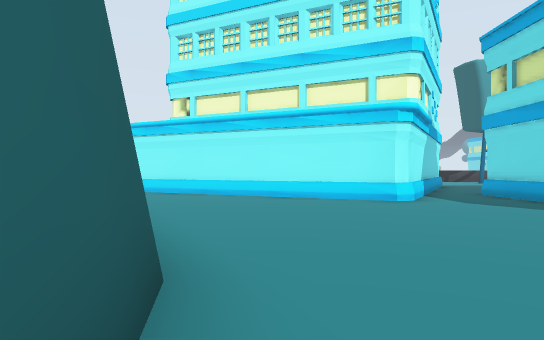
View 1 (above)

24 first-person views from a walk through a 3-D level made in the Unity game engine. The camera is 1.3 m above the floor, looks level and sees 70° across. The floor is counted in squares, 2 m on a side. Each view is taken from the middle of a square. On the plan, view 1 faces up. The plan holds only what a view shows up to about 11 squares ahead; the rest is blank. The place goes on beyond the plan. Some animated figures are not drawn.

View 2
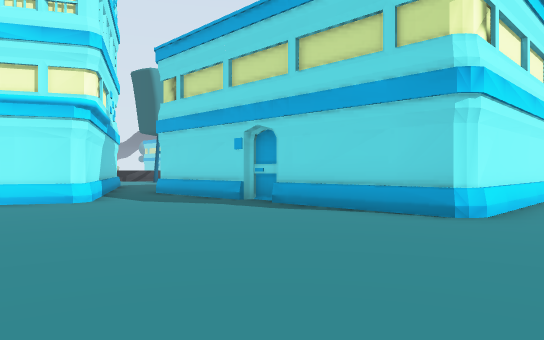

View 3
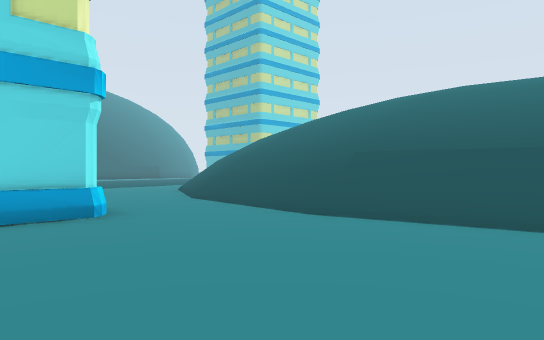

View 4
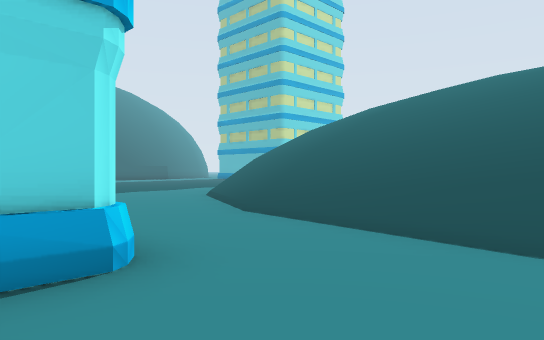

View 5
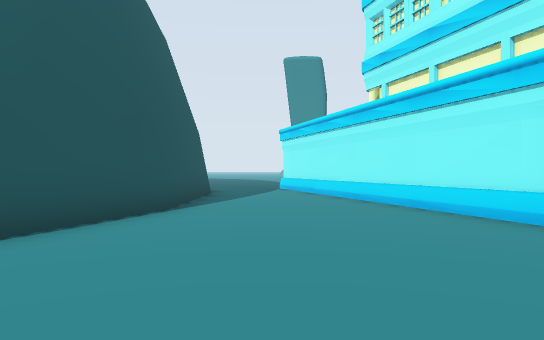

View 6
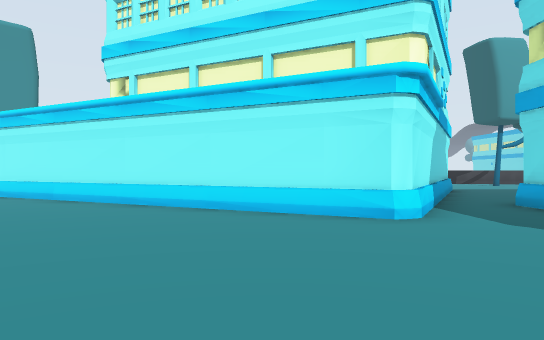

View 7
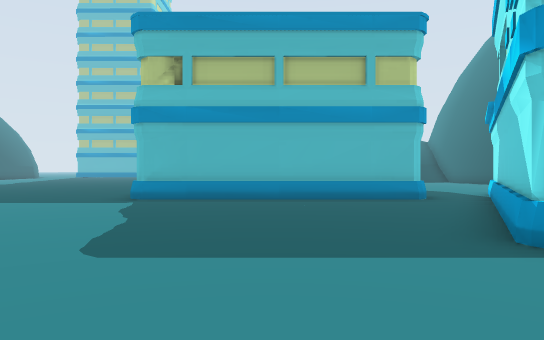

View 8
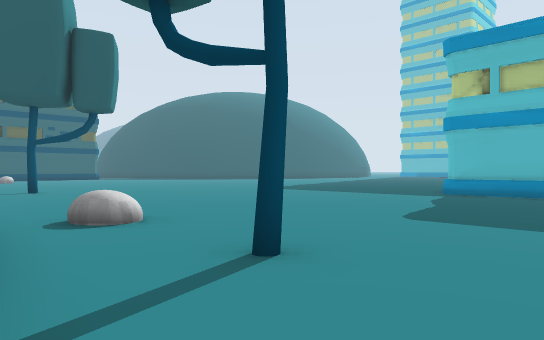

View 9
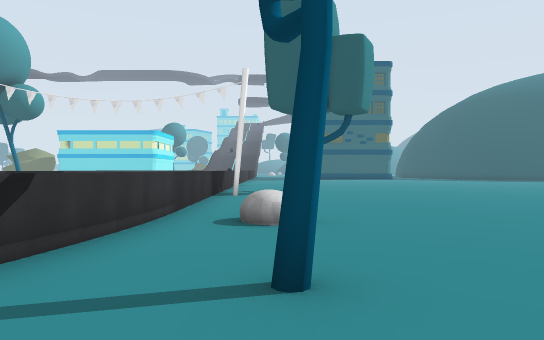

View 10
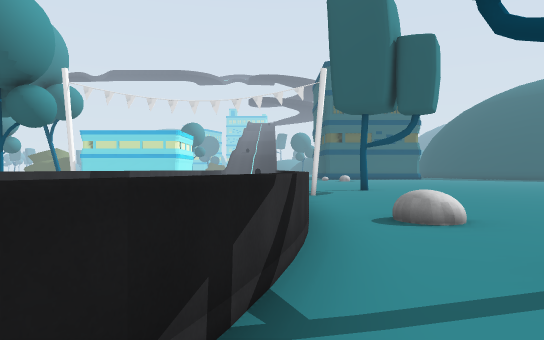

View 11
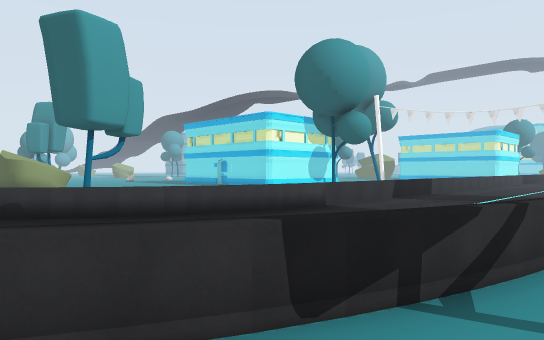

View 12
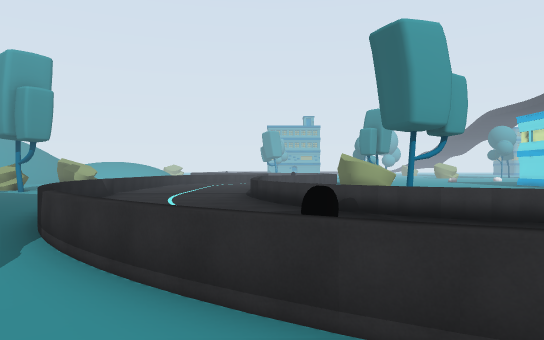

View 13
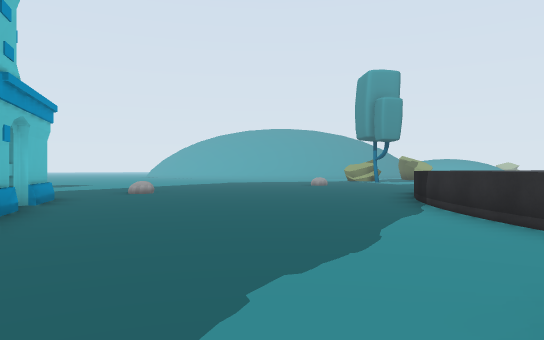

View 14
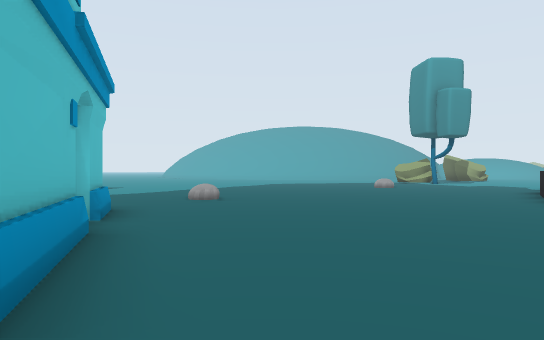

View 15
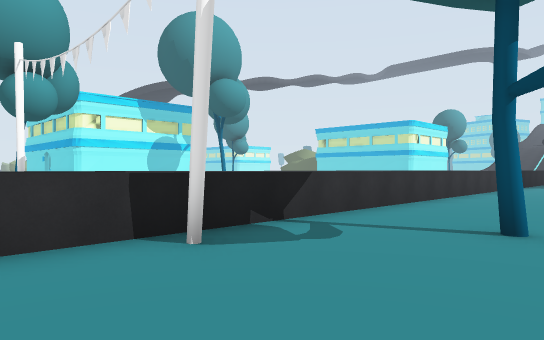

View 16
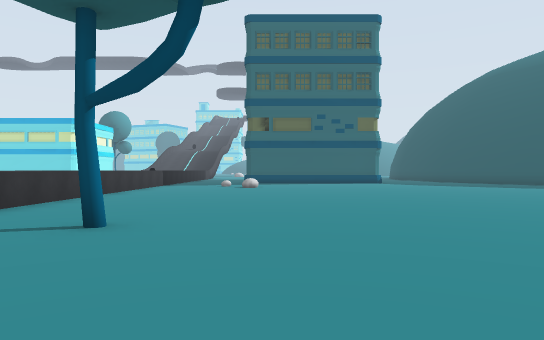

View 17
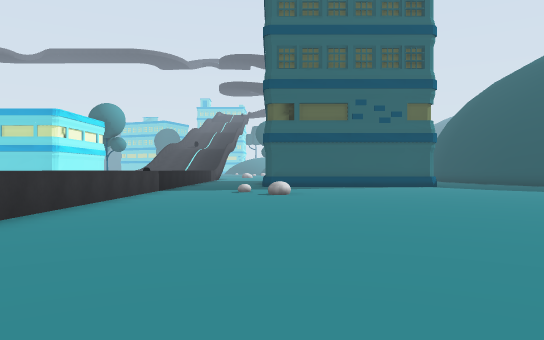

View 18
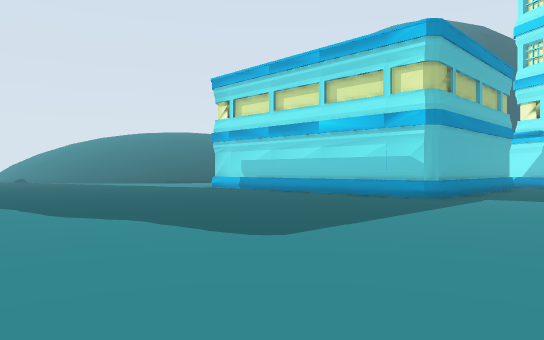

View 19
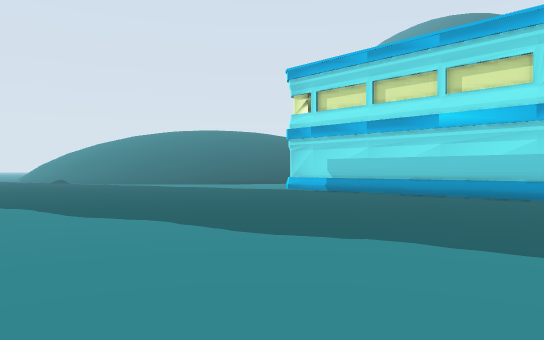

View 20
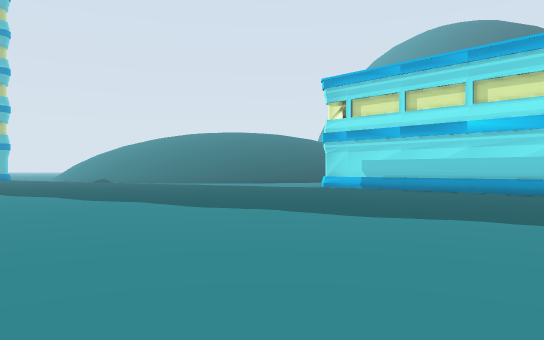

View 21
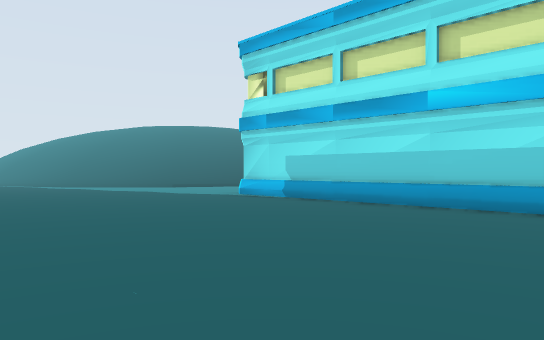

View 22
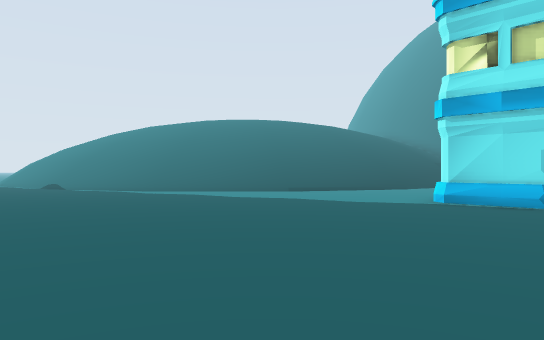

View 23
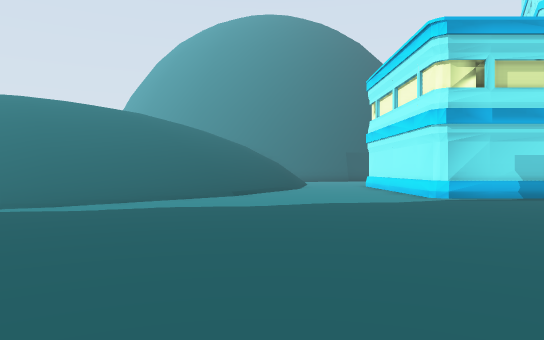

View 24
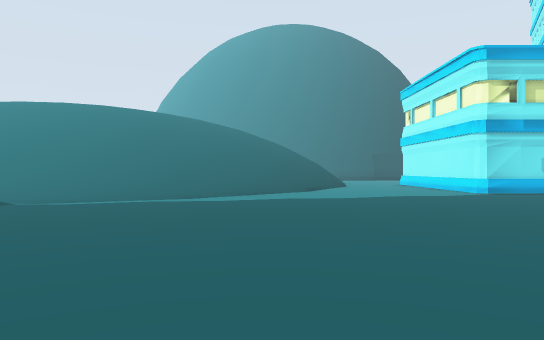

### Floor plan
Key: @ floor where view 1 was taken; # wall or solid block; . main floor; : floor 0.25 m higher than the main floor; + floor 0.5 m higher than the main floor; / step, stairs or slope; = window, fence, low wall or low ledge; ^ raised ledge; B building; T tree; O other object.
Columns run from 4 left of view 1 to 31 right of it. Each row starts with its distance up from view 1.
 31     ..=::::
 30     ..=::::=
 29    ...=::::=
 28   .....= :::=
 27  ......=   :#=
 26 ........=   ::==.     #
 25 ........=#    :::=^^^^^^^^^^
 24 .........=#OO    :::::::
 23 .+........==        ::::
 22 ............==
 21 ..............========#=============
 20  BB......../........................
 19    BBB..... ..T..O..................
 18       B .. .............T#..........
 17            .......................O.
 16            .........................
 15           #.........................
 14           B.........................
 13          #..........................
 12 B        B..........................
 11 .BB     #...........................
 10 ...BB   B.#######...............  ..
  9 .....BBB..#     #............ ..
  8 ..........#     #............
  7 #.........#     #...........
  6 ##........#     #...........
  5  ##.......#     #...........
  4   #.......#     #...........
  3     ......#     #...........
  2    #......#######..........
  1    #.......................
  0     @......................
 -1      ////////..............
 -2      //////////...........
 -3      ///////////...........
 -4      ////////////...........
 -5       ////////////.........
 -6       /////////////.......
 -7       /////   //////....
 -8               //////...

Where each view was taken, in squares from view 1:
view 1: 0 up, 0 right, facing up
view 2: 0 up, 0 right, facing up-right
view 3: 4 up, 0 right, facing down-right
view 4: 3 up, 3 right, facing down-right
view 5: 3 up, 3 right, facing up-left
view 6: 3 up, 1 right, facing up
view 7: 19 up, 9 right, facing down
view 8: 21 up, 8 right, facing down-right
view 9: 19 up, 8 right, facing right
view 10: 21 up, 8 right, facing right
view 11: 20 up, 7 right, facing up-right
view 12: 20 up, 7 right, facing up
view 13: 18 up, 7 right, facing up-left
view 14: 18 up, 4 right, facing up-left
view 15: 17 up, 16 right, facing up-right
view 16: 16 up, 16 right, facing right
view 17: 17 up, 20 right, facing right
view 18: 14 up, 21 right, facing down-left
view 19: 11 up, 22 right, facing down-left
view 20: 11 up, 24 right, facing down-left
view 21: 10 up, 19 right, facing down-left
view 22: 5 up, 20 right, facing down-left
view 23: 2 down, 21 right, facing left
view 24: 4 down, 23 right, facing left
